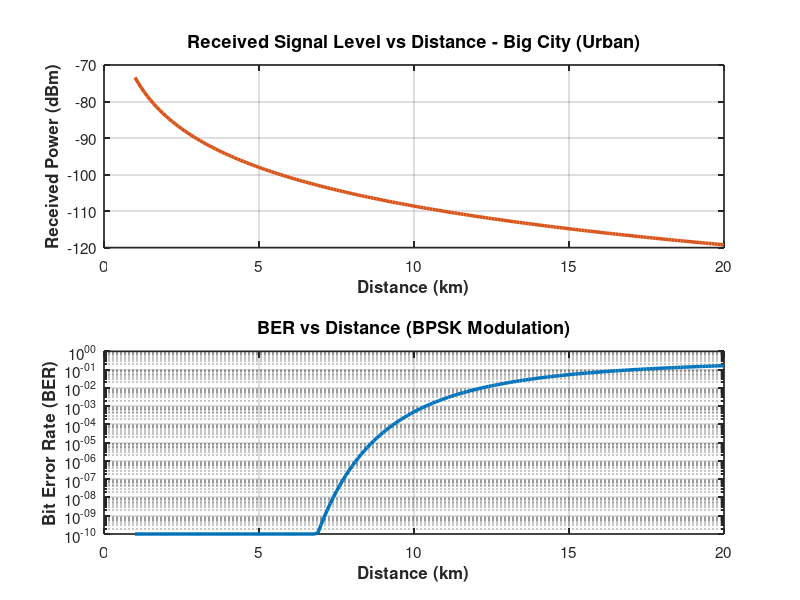

Here is the MATLAB script that generated this plot: (Note: this script raises an error after producing the figure.)
%% Experiment 1: Bit Error Rate in presence of Hata propagation model
% Aim: Write a program to measure bit error rate in presence of Hata propagation model
% Author: Prathamesh Fuke (TE258)
% Date: May 2026

clear; close all; clc;

%% 1. Parameters Definition
f = 900;            % Carrier frequency in MHz
Hbts = 30;          % Height of BTS tower (m)
Tbts = 10;          % Terrain elevation at BTS (m)
Htav = 10;          % Average terrain height (m)
Hb = Hbts + Tbts - Htav; % Effective BTS antenna height (m)
Hm = 1.5;           % Mobile antenna height (m)
Pt_W = 20;          % Transmit power in Watts
Gt_dBi = 10;        % BTS antenna gain (dBi)
d = 1:0.1:20;       % Distance range in km

% Noise Parameters
N0_dBm_Hz = -174;   % Thermal noise floor
BW_Hz = 200e3;      % GSM-like bandwidth (200 kHz)
N_dBm = N0_dBm_Hz + 10*log10(BW_Hz) + 5; % Noise floor with 5dB noise figure

%% 2. Hata Model Calculation
% Selecting Environment: 1=Big City, 2=Small City, 3=Suburban, 4=Rural
env = 1; 

switch env
    case 1 % Big City (Urban)
        aHm = 3.2 * (log10(11.75 * Hm))^2 - 4.97;
        C = 0;
        env_name = 'Big City (Urban)';
    case 2 % Small & Medium City
        aHm = (1.1 * log10(f) - 0.7) * Hm - (1.56 * log10(f) - 0.8);
        C = 0;
        env_name = 'Small & Medium City';
    case 3 % Suburban
        aHm = (1.1 * log10(f) - 0.7) * Hm - (1.56 * log10(f) - 0.8);
        C = -2 * (log10(f/28))^2 - 5.4;
        env_name = 'Suburban';
    case 4 % Open Rural
        aHm = (1.1 * log10(f) - 0.7) * Hm - (1.56 * log10(f) - 0.8);
        C = -4.78 * (log10(f))^2 + 18.33 * log10(f) - 40.98;
        env_name = 'Open Rural';
end

A = 69.55 + 26.16*log10(f) - 13.82*log10(Hb) - aHm;
B = 44.9 - 6.55*log10(Hb);

PL = A + B*log10(d) + C; % Path Loss in dB
Pr_dBm = 10*log10(Pt_W * 1000) + Gt_dBi - PL; % Received power in dBm

%% 3. SNR and BER Calculation
SNR_dB = Pr_dBm - N_dBm;
SNR_lin = 10.^(SNR_dB / 10);
BER = 0.5 * erfc(sqrt(SNR_lin));
BER(BER < 1e-10) = 1e-10; % Clipping for log scale

%% 4. Plotting
fig = figure('Name', 'Exp 1: Hata Model Analysis', 'NumberTitle', 'off', 'Color', 'w');

% Define custom colors
red_color = [0.85, 0.33, 0.10];
blue_color = [0, 0.45, 0.74];

subplot(2,1,1);
plot(d, Pr_dBm, 'Color', red_color, 'LineWidth', 2.5);
grid on;
set(gca, 'FontSize', 11, 'LineWidth', 1.2);
xlabel('Distance (km)', 'FontWeight', 'bold'); 
ylabel('Received Power (dBm)', 'FontWeight', 'bold');
title(['Received Signal Level vs Distance - ', env_name], 'FontSize', 13);

subplot(2,1,2);
semilogy(d, BER, 'Color', blue_color, 'LineWidth', 2.5);
grid on;
set(gca, 'FontSize', 11, 'LineWidth', 1.2);
xlabel('Distance (km)', 'FontWeight', 'bold'); 
ylabel('Bit Error Rate (BER)', 'FontWeight', 'bold');
title('BER vs Distance (BPSK Modulation)', 'FontSize', 13);

% Main Title
sgtitle(['Cellular Networks Lab - Exp 1: Hata Model (', num2str(f), ' MHz)'], ...
    'FontSize', 15, 'FontWeight', 'bold', 'Color', [0.2, 0.2, 0.2]);
